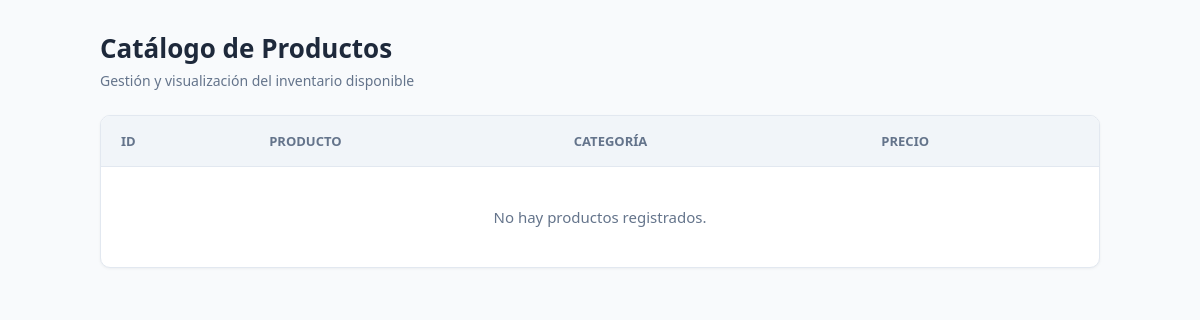
Page /catalogo/ on the earlier database version.
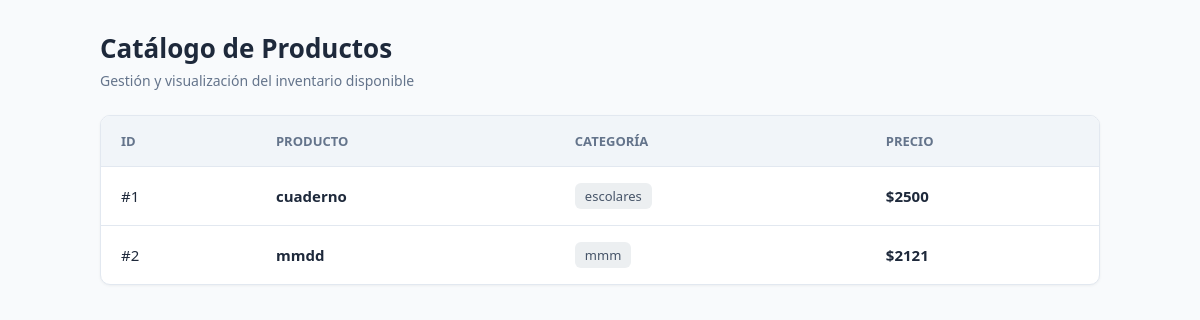
Same page on the later database version.
### pedidos/models.py (models this page shows, shortened)
class Producto(models.Model):
    nombre = models.CharField(max_length=100)
    precio = models.IntegerField()
    categoria = models.ForeignKey(
        Categoria,
        on_delete=models.PROTECT,
        related_name="productos",
    )

class Categoria(models.Model):
    nombre = models.CharField(max_length=50)
    class Meta:
        verbose_name = "Categoria"
        verbose_name_plural = "Categorias"
        ordering = ["nombre"]
    def __str__(self):
        return self.nombre

### pedidos/views.py (the view)
# urls.py: path('catalogo/', catalogo, name='catalogo'),
def catalogo(request):
    productos = Producto.objects.all()
    return render(request,
                "pedidos/catalogo.html",
                {"productos": productos})

### pedidos/templates/pedidos/catalogo.html (shortened to what this page needs)
<!DOCTYPE html>
<html lang="es">
<head>
</head>
<body>
    <div class="container">
        <header>
            <h1>Catálogo de Productos</h1>
            <p>Gestión y visualización del inventario disponible</p>
        </header>
        <div class="tabla-container">
            <table>
                <thead>
                    <tr>
                        <th>ID</th>
                        <th>Producto</th>
                        <th>Categoría</th>
                        <th>Precio</th>
                    </tr>
                </thead>
                <tbody>
                    {% for producto in productos %}
                    <tr>
                        <td>#{{ producto.id }}</td>
                        <td><strong>{{ producto.nombre }}</strong></td>
                        <td>
                            <span class="categoria-tag">{{ producto.categoria }}</span>
                        </td>
                        <td class="precio">${{ producto.precio }}</td>
                    </tr>
                    {% empty %}
                    <tr>
                        <td colspan="4" class="vacio">No hay productos registrados.</td>
                    </tr>
                    {% endfor %}
                </tbody>
            </table>
        </div>
    </div>
</body>
</html>

### pedidos/templates/pedidos/catalogo.html (style rules this page uses)
:root { --bg-body: #f8fafc; --bg-card: #ffffff; --text-main: #1e293b; --text-muted: #64748b; --primary: #4f46e5; --border: #e2e8f0; --tag-bg: #eceff1; }
* { margin: 0; padding: 0; box-sizing: border-box; font-family: 'Segoe UI', system-ui, sans-serif; }
body { background-color: var(--bg-body); color: var(--text-main); padding: 30px 20px; }
.container { max-width: 1000px; margin: 0 auto; }
header { margin-bottom: 25px; }
header h1 { font-size: 26px; font-weight: 700; }
header p { color: var(--text-muted); font-size: 14px; margin-top: 5px; }
.tabla-container { background: var(--bg-card); border: 1px solid var(--border); border-radius: 10px; box-shadow: 0 1px 3px rgba(0,0,0,0.05); overflow: hidden; }
table { width: 100%; border-collapse: collapse; text-align: left; }
th { background-color: #f1f5f9; color: var(--text-muted); font-size: 13px; font-weight: 600; text-transform: uppercase; padding: 16px 20px; border-bottom: 1px solid var(--border); }
td { padding: 16px 20px; border-bottom: 1px solid var(--border); font-size: 15px; vertical-align: middle; }
tr:last-child td { border-bottom: none; }
.precio { font-weight: 600; color: var(--text-main); }
.categoria-tag { display: inline-block; background-color: var(--tag-bg); color: #475569; padding: 4px 10px; border-radius: 6px; font-size: 13px; font-weight: 500; }

Differences in the rows shown:
added Producto: id "1", nombre "cuaderno", categoria "escolares", precio "2500"
added Producto: id "2", nombre "mmdd", categoria "mmm", precio "2121"
Other differences:
text no longer shown: "No hay productos registrados."
